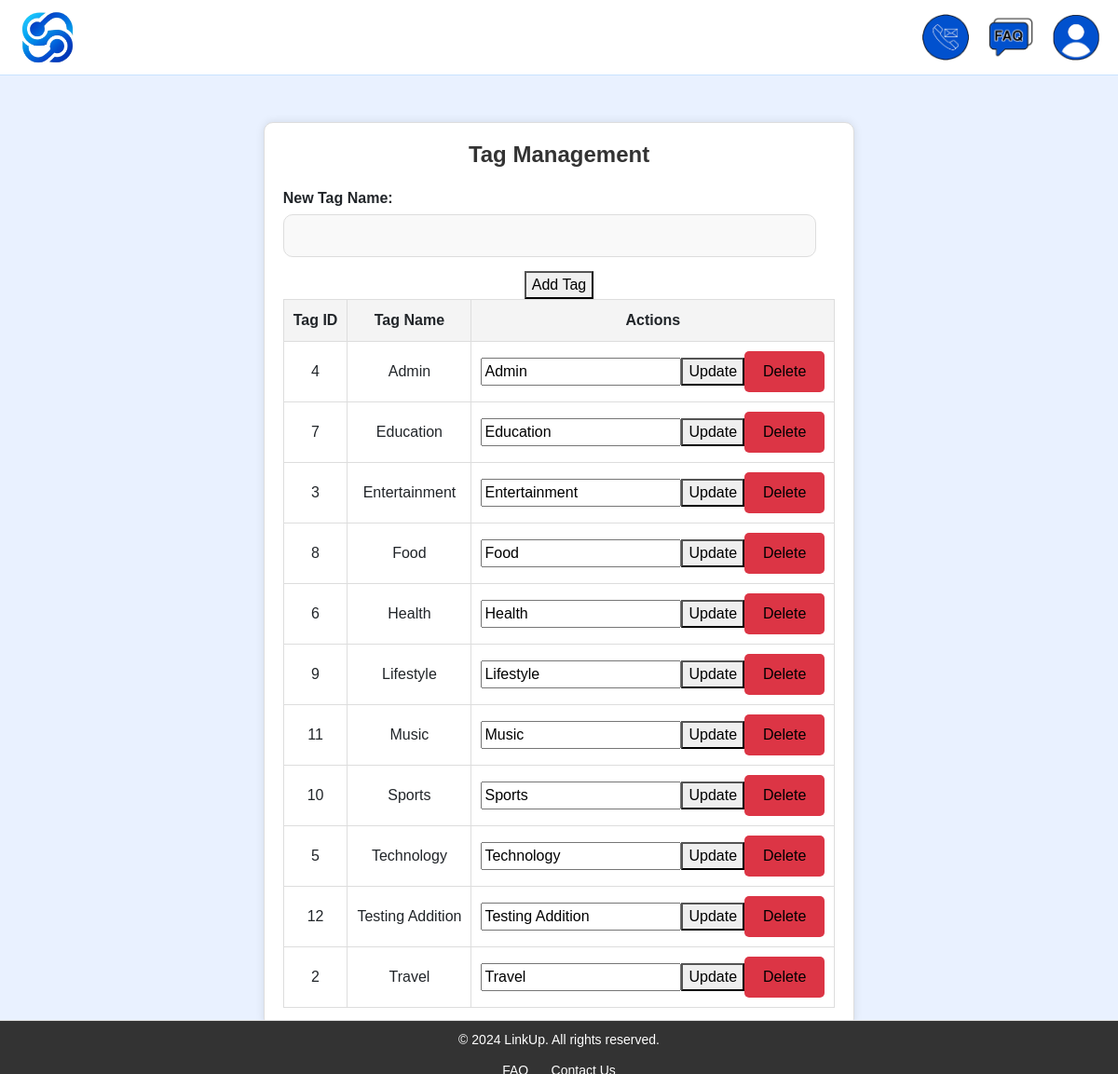
The app's page /tag_management.php (signed in) with its own data.
### tables this page shows
CREATE TABLE `tags` (
  `tag_id` int(11) NOT NULL,
  `tag_name` varchar(50) NOT NULL
);

### tag_management.php (the view, shortened to what this page needs)
<?php
include 'includes/header.php';
include 'includes/db.php';
$sql = "SELECT * FROM tags";
$result = $conn->query($sql);
?>
<div class="tag-management-container">
    <h2>Tag Management</h2>
    <form action="actions/add_tag.php" method="post">
        <div class="form-group">
            <label for="tag_name">New Tag Name:</label>
            <input type="text" id="tag_name" name="tag_name" required>
        </div>
        <button type="submit" class="btn-add">Add Tag</button>
    </form>
    <table class="tag-table">
        <thead>
        <tr>
            <th>Tag ID</th>
            <th>Tag Name</th>
            <th>Actions</th>
        </tr>
        </thead>
        <tbody>
        <?php
        if ($result->num_rows > 0) {
            while ($row = $result->fetch_assoc()) {
                echo '<tr>';
                echo '<td>' . htmlspecialchars($row['tag_id']) . '</td>';
                echo '<td>' . htmlspecialchars($row['tag_name']) . '</td>';
                echo '<td>';
                echo '<form action="actions/update_tag.php" method="post" style="display:inline-block;">';
                echo '<input type="text" name="new_tag_name" value="' . htmlspecialchars($row['tag_name']) . '">';
                echo '<button type="submit" class="btn-update">Update</button>';
                echo '</form>';
                echo '<form action="actions/delete_tag.php" method="post" style="display:inline-block;">';
                echo '<button type="submit" class="btn-delete">Delete</button>';
                echo '</form>';
                echo '</td>';
                echo '</tr>';
            }
        } else {
            echo '<tr><td colspan="3">No tags found.</td></tr>';
        }
        ?>
        </tbody>
    </table>
</div>
<?php include 'includes/footer.php'; ?>

### includes/header.php (shortened to what this page needs)
<?php
$userProfilePicture = 'assets/images/profile.png';
?>
<!DOCTYPE html>
<html lang="en">
<head>
    <link href="https://cdn.jsdelivr.net/npm/bootstrap@5.3.2/dist/css/bootstrap.min.css" rel="stylesheet">
    <link rel="stylesheet" href="/linkup/assets/css/styles.css">
</head>
<body>
<header>
    <div class="logo">
        <a href="index.php"><img src="assets/images/logo.png" alt="LinkUp Logo"></a>
    </div>
    <nav>
        <ul class="nav-links">
            <li><a href="contact.php"><img src="assets/images/contact.png" alt="Contact"></a></li>
            <li><a href="faq.php"><img src="assets/images/faq.png" alt="FAQ"></a></li>
            <li class="profile-menu">
                <img src="<?php echo $userProfilePicture; ?>" alt="Profile">
            </li>
        </ul>
    </nav>
</header>

### includes/footer.php (shortened to what this page needs)
    <footer>
        <div class="footer-container">
            <p>&copy; 2024 LinkUp. All rights reserved.</p>
            <div class="footer-nav">
                <a href="/linkup/templates/pages/faq.php">FAQ</a>
                <a href="/linkup/templates/pages/contact.php">Contact Us</a>
            </div>
        </div>
    </footer>
    </body>
</html>

### assets/css/styles.css (style rules this page uses)
body { font-family: Arial, sans-serif; margin: 0; padding: 0; background-color: #e9f1ff; display: flex; flex-direction: column; min-height: 100vh; }
header { display: flex; justify-content: space-between; align-items: center; background-color: #fff; padding: 10px 20px; border-bottom: 1px solid #C9E3FF; }
.logo img { height: 60px; }
.nav-links { list-style: none; display: flex; align-items: center; margin: 0; padding: 0; }
.nav-links li { margin-left: 20px; position: relative; }
.nav-links li a img { height: 50px; width: 50px; }
.profile-menu img { cursor: pointer; width: 50px; }
.form-group { margin-bottom: 15px; }
.form-group label { display: block; margin-bottom: 5px; font-weight: bold; }
.form-group input, .form-group textarea { width: calc(100% - 20px); padding: 10px; border: 1px solid #ddd; border-radius: 5px; background-color: #f9f9f9; }
.btn-delete { background-color: #dc3545; color: black; border: none; border-radius: 5px; padding: 10px 20px; cursor: pointer; font-size: 16px; }
.footer-container { background-color: #333; color: #fff; padding: 10px; text-align: center; border-top: 1px solid #ddd; position: fixed; bottom: 0; width: 100%; height: 5%; }
.footer-container p { margin: 0; padding: 0; font-size: 14px; }
.footer-nav { margin: 10px 0; }
.footer-nav a { color: #fff; margin: 0 10px; text-decoration: none; font-size: 14px; }
.form-group { margin-bottom: 15px; text-align: left; }
.form-group input { width: calc(100% - 20px); padding: 10px; border: 1px solid #ddd; border-radius: 10px; background-color: #f9f9f9; }
.role-management-container, .tag-management-container { max-width: 900px; margin: 50px auto; padding: 20px; background-color: #fff; border-radius: 10px; box-shadow: 0 0 10px rgba(0, 0, 0, 0.1); border: 1px solid #ddd; text-align: center; }
.role-management-container h2, .tag-management-container h2 { margin-bottom: 20px; font-size: 24px; color: #333; font-weight: bold; }
.role-table th, .role-table td, .tag-table th, .tag-table td { padding: 10px; border: 1px solid #ddd; }
.role-table th, .tag-table th { background-color: #f4f4f4; }
.role-table td, .tag-table td { text-align: center; }

### records on screen
tags: tag_id "4", tag_name "Admin", new_tag_name "Admin"
tags: tag_id "7", tag_name "Education", new_tag_name "Education"
tags: tag_id "3", tag_name "Entertainment", new_tag_name "Entertainment"
tags: tag_id "8", tag_name "Food", new_tag_name "Food"
tags: tag_id "6", tag_name "Health", new_tag_name "Health"
tags: tag_id "9", tag_name "Lifestyle", new_tag_name "Lifestyle"
tags: tag_id "11", tag_name "Music", new_tag_name "Music"
tags: tag_id "10", tag_name "Sports", new_tag_name "Sports"
tags: tag_id "5", tag_name "Technology", new_tag_name "Technology"
tags: tag_id "12", tag_name "Testing Addition", new_tag_name "Testing Addition"
tags: tag_id "2", tag_name "Travel", new_tag_name "Travel"
